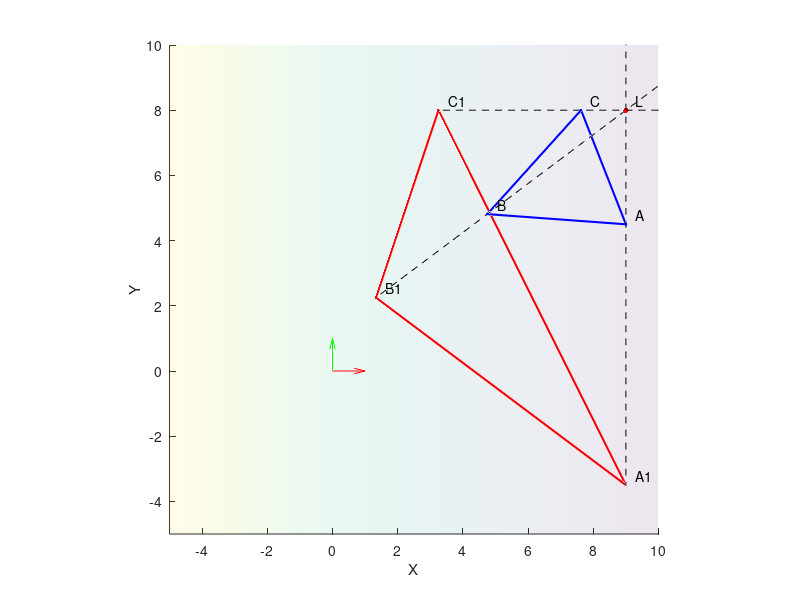

The MATLAB source for this figure:
clear all
close all
clc

MIN_LIM = -5;
MAX_LIM = 10;

f = figure;
hold on
axis equal
xlim([MIN_LIM MAX_LIM])
ylim([MIN_LIM MAX_LIM])
zlim([MIN_LIM MAX_LIM])
xlabel('X')
ylabel('Y')
zlabel('Z')

% Plot origine assi
quiver3(0,0,0,1,0,0,'Color','r','autoscale','off')
quiver3(0,0,0,0,1,0,'Color','g','autoscale','off')
quiver3(0,0,0,0,0,1,'Color','b','autoscale','off')

% Definizione piano

% 1. Equazione cartesiana del piano
n = [.5 0 1];
a = n(1); 
b = n(2); 
c = n(3);
d = 0;
[Xp, Yp] = meshgrid(MIN_LIM:.1:MAX_LIM, MIN_LIM:.1:MAX_LIM);
Zp = (-1 / c) * ( a * Xp + b * Yp + d);
surf(Xp, Yp, Zp, 'FaceAlpha', .1, 'EdgeColor', 'none');

% Definizione del punto di intersezione
L = [9 8 7];
plot3(L(1), L(2), L(3), '.r', 'MarkerSize', 12);
text(L(1) + .3, L(2) + .3, L(3) + .3, 'L');

% Generazione triangolo blu e rette

% 1. Definizione punti
%  a. Direzione
dirA = [0 1 1];
%  b. Parametro t
t = -3.5;
A = L + t * dirA;
plot3(A(1), A(2), A(3), '.b', 'MarkerSize', 6);
text(A(1) + .3, A(2) + .3, A(3) + .3, 'A');
% Retta
t = [MIN_LIM * 10:.1:MAX_LIM];
Xa = L(1) + t * dirA(1);
Ya = L(2) + t * dirA(2);
Za = L(3) + t * dirA(3);
plot3(Xa, Ya, Za, '--k');

%  a. Direzione
dirB = [1 .75 1];
%  b. Parametro t
t = -4.25;
B = L + t * dirB;
plot3(B(1), B(2), B(3), '.b', 'MarkerSize', 6);
text(B(1) + .3, B(2) + .3, B(3) + .3, 'B');
% Retta
t = [MIN_LIM * 10:.1:MAX_LIM];
Xb = L(1) + t * dirB(1);
Yb = L(2) + t * dirB(2);
Zb = L(3) + t * dirB(3);
plot3(Xb, Yb, Zb, '--k');

%  a. Direzione
dirC = [.5 0 .75];
%  b. Parametro t
t = -2.75;
C = L + t * dirC;
plot3(C(1), C(2), C(3), '.b', 'MarkerSize', 6);
text(C(1) + .3, C(2) + .3, C(3) + .3, 'C');
% Retta
t = [MIN_LIM * 10:.1:MAX_LIM];
Xc = L(1) + t * dirC(1);
Yc = L(2) + t * dirC(2);
Zc = L(3) + t * dirC(3);
plot3(Xc, Yc, Zc, '--k');

% 2. Definizione segmenti
plot3([A(1) B(1) C(1) A(1)], [A(2) B(2) C(2) A(2)], [A(3) B(3) C(3) A(3)], '-b', 'LineWidth', 1.5);

% Intersezione piano e retta
% La retta è espressa come x_i = x_iL + d_it, al variare di t
% Passaggio a forma cartesiana...
% 1. Esplicitiamo t
%  t = (-L(3) + Zc) / dirC(3)
% Quindi in tutte le rette il coeff di Zc è c / dirC(3)
% 2. Sostituiamo
%  Xc = L(1) + ((-L(3) + Zc) / dirC(3)) * dirC(1)
%  Yc = L(2) + ((-L(3) + Zc) / dirC(3)) * dirC(2)
% 3. Equazioni della retta
%  Xc - L(1) - ((-L(3) + Zc) / dirC(3)) * dirC(1) = 0
%  Yc - L(2) - ((-L(3) + Zc) / dirC(3)) * dirC(2) = 0
% Il piano è espersso come ax + by + cz + d = 0

coeffp = [a b c];
knownp = [-d];

coeff = [1 0 -dirA(1)/dirA(3); 0 1 -dirA(2)/dirA(3); coeffp];
known = [(-L(3)*dirA(1))/dirA(3) + L(1); (-L(3)*dirA(2))/dirA(3) + L(2); knownp];
pA = coeff\known;

coeff = [1 0 -dirB(1)/dirB(3); 0 1 -dirB(2)/dirB(3); coeffp];
known = [-L(3)*dirB(1)/dirB(3) + L(1); -L(3)*dirB(2)/dirB(3) + L(2); knownp];
pB = coeff\known;

coeff = [1 0 -dirC(1)/dirC(3); 0 1 -dirC(2)/dirC(3); coeffp];
known = [-L(3)*dirC(1)/dirC(3) + L(1); -L(3)*dirC(2)/dirC(3) + L(2); knownp];
pC = coeff\known;

plot3(pA(1), pA(2), pA(3), '.r', 'MarkerSize', 6);
text(pA(1) + .3, pA(2) + .3, pA(3) + .3, 'A1');
plot3(pB(1), pB(2), pB(3), '.r', 'MarkerSize', 6);
text(pB(1) + .3, pB(2) + .3, pB(3) + .3, 'B1');
plot3(pC(1), pC(2), pC(3), '.r', 'MarkerSize', 6);
text(pC(1) + .3, pC(2) + .3, pC(3) + .3, 'C1');

plot3([pA(1) pB(1) pC(1) pA(1)], [pA(2) pB(2) pC(2) pA(2)], [pA(3) pB(3) pC(3) pA(3)], '-r', 'LineWidth', 1.5);
